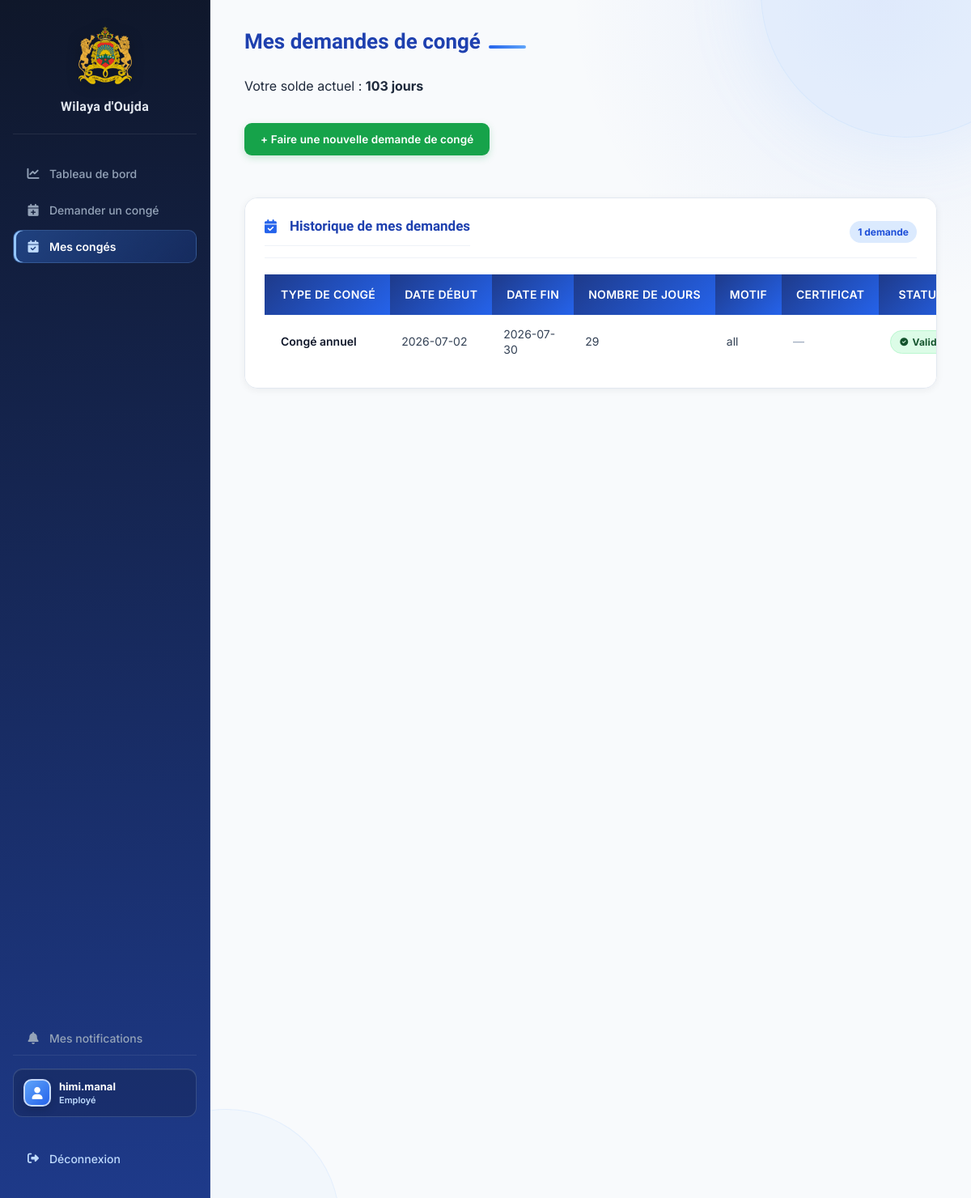
/employe/dashboard.php?page=mes_conges (signed in), run on the app's committed database.
### tables this page shows
CREATE TABLE `employes` (
  `id` int(11) NOT NULL,
  `nom` varchar(50) NOT NULL,
  `prenom` varchar(50) NOT NULL,
  `cin` varchar(20) DEFAULT NULL,
  `email` varchar(100) NOT NULL,
  `telephone` varchar(20) DEFAULT NULL,
  `date_embauche` date NOT NULL,
  `division_id` int(11) DEFAULT NULL,
  `utilisateur_id` int(11) DEFAULT NULL,
  `solde_annuel` int(11) DEFAULT 22,
  `reste_annee_precedente` int(11) DEFAULT 0,
  `solde_total` int(11) DEFAULT 22,
  `derniere_maj_solde` year(4) DEFAULT NULL
);

CREATE TABLE `conges` (
  `id` int(11) NOT NULL,
  `employe_id` int(11) NOT NULL,
  `type_conge` varchar(50) NOT NULL,
  `date_debut` date NOT NULL,
  `date_fin` date NOT NULL,
  `nombre_jours` int(11) NOT NULL,
  `motif` text NOT NULL,
  `certificat_medical` varchar(255) DEFAULT NULL,
  `statut` enum('En attente','Valide','Refuse','Annule') DEFAULT 'En attente',
  `date_demande` datetime DEFAULT current_timestamp(),
  `date_traitement` datetime DEFAULT NULL,
  `chef_division_id` int(11) DEFAULT NULL
);

### config/auth.php (called while the page is built, shortened)
<?php
function e($value): string
{
    return htmlspecialchars((string) $value, ENT_QUOTES, 'UTF-8');
}
?>

### employe/mes_conges.php (the view, shortened to what this page needs)
<?php
require_once "../config/auth.php";
require_once "../config/database.php";
$sql = "SELECT *
        FROM employes
        WHERE utilisateur_id = ?";
$stmt = $pdo->prepare($sql);
$stmt->execute([$_SESSION['id']]);
$employe = $stmt->fetch();
$sql = "SELECT *
        FROM conges
        WHERE employe_id = ?
        ORDER BY date_demande DESC";
$stmt = $pdo->prepare($sql);
$stmt->execute([$employe['id']]);
$conges = $stmt->fetchAll();
?>
<h1>Mes demandes de congé</h1>
<p>
    Votre solde actuel :
    <strong><?= $employe['solde_total']; ?> jours</strong>
</p>
<br>
<a href="dashboard.php?page=demander_conge" class="btn-ajouter">
    + Faire une nouvelle demande de congé
</a>
<br><br>
<div class="table-container personal-leaves-table">
<div class="table-heading">
    <h2><i class="fa-solid fa-calendar-check"></i> Historique de mes demandes</h2>
    <span class="result-count"><?= count($conges); ?> demande<?= count($conges) > 1 ? 's' : ''; ?></span>
</div>
<table>
    <tr>
        <th>Type de congé</th>
        <th>Date début</th>
        <th>Date fin</th>
        <th>Nombre de jours</th>
        <th>Motif</th>
        <th>Certificat</th>
        <th>Statut</th>
    </tr>
    <?php foreach ($conges as $conge) { ?>
        <tr>
            <td><?= e($conge['type_conge']); ?></td>
            <td><?= e($conge['date_debut']); ?></td>
            <td><?= e($conge['date_fin']); ?></td>
            <td><?= $conge['nombre_jours']; ?></td>
            <td><?= e($conge['motif']); ?></td>
            <td>
                <?php if (!empty($conge['certificat_medical'])) { ?>
                    <a class="document-link" target="_blank" rel="noopener"
                       href="../uploads/certificats/<?= rawurlencode(basename($conge['certificat_medical'])); ?>">
                        <i class="fa-solid fa-file-pdf"></i> PDF
                    </a>
                <?php } else { ?>
                    <span class="document-empty">—</span>
                <?php } ?>
            </td>
            <td>
<?php
if($conge['statut'] == "Valide")
{
    echo '<span class="badge badge-valide">
            <i class="fa-solid fa-circle-check"></i>
            Validé
          </span>';
}
elseif($conge['statut'] == "Refuse")
{
    echo '<span class="badge badge-refuse">
            <i class="fa-solid fa-circle-xmark"></i>
            Refusé
          </span>';
}
else
{
    echo '<span class="badge badge-attente">
            <i class="fa-solid fa-clock"></i>
            En attente
          </span>';
}
?>
</td>
        </tr>
    <?php } ?>
</table>
</div>

### assets/css/dashboard.css (style rules this page uses)
*, *::before, *::after { box-sizing: border-box; }
html { scroll-behavior: smooth; }
body { margin: 0; padding: 0; font-family: 'Inter', system-ui, sans-serif; background: #f1f5f9; color: #1e293b; -webkit-font-smoothing: antialiased; -moz-osx-font-smoothing: grayscale; }
.main-content h1 { color: #0f172a; margin: 0 0 6px; font-family: 'Sora', sans-serif; font-size: 26px; font-weight: 700; line-height: 1.2; }
h1 { color: #0f172a; font-family: 'Sora', sans-serif; }
h2 { color: #1e3a8a; font-family: 'Sora', sans-serif; font-size: 17px; font-weight: 600; margin-bottom: 18px; }
h1 i, h2 i { color: #2563eb; margin-right: 8px; }
.table-container { margin-top: 30px; background: white; padding: 24px; border-radius: 16px; box-shadow: 0 2px 12px rgba(15, 23, 42, 0.06); overflow-x: auto; }
.table-container h2 { margin-top: 0; margin-bottom: 18px; font-size: 17px; }
table { width: 100%; border-collapse: collapse; font-size: 14px; }
tbody tr { border-bottom: 1px solid #f1f5f9; transition: background 0.15s ease; }
tbody tr:last-child { border-bottom: none; }
tbody td { padding: 13px 14px; color: #334155; vertical-align: middle; }
.badge { display: inline-flex; align-items: center; gap: 5px; padding: 3px 10px; border-radius: 99px; font-size: 12px; font-weight: 600; line-height: 1.6; }
:root { --surface: #ffffff; --surface-muted: #f8fafc; --line: #e2e8f0; --ink: #0f172a; --muted: #64748b; --brand: #2563eb; --brand-dark: #1e3a8a; --shadow-sm: 0 2px 10px rgba(15, 23, 42, 0.06); --shadow-md: 0 12px 30px rgba(15, 23, 42, 0.09); }
.main-content>h1 { display: flex; align-items: center; gap: 10px; min-height: 32px; }
.card, .stat-box, .graph-container, .table-container, .search-form { border: 1px solid var(--line); box-shadow: var(--shadow-sm); }
.table-container h2 { display: flex; align-items: center; gap: 8px; padding-bottom: 14px; border-bottom: 1px solid #eef2f7; }
.table-container table { min-width: 520px; }
.main-content>* { position: relative; }

### assets/css/table.css (style rules this page uses)
table { width: 100%; border-collapse: collapse; border-spacing: 0; font-size: 14px; }
th { padding: 13px 16px; text-align: left; font-family: 'Inter', sans-serif; font-size: 11px; font-weight: 700; text-transform: uppercase; letter-spacing: 0.65px; color: #94a3b8; white-space: nowrap; border-bottom: 1px solid rgba(255, 255, 255, 0.05); }
th:first-child { padding-left: 20px; }
td { padding: 13px 16px; text-align: left; border-bottom: 1px solid #f1f5f9; color: #334155; font-size: 14px; vertical-align: middle; background: white; transition: background 0.15s ease; }
td:first-child { padding-left: 20px; }
tbody tr:nth-child(even) td { background: #f8fafc; }
tbody tr:last-child td { border-bottom: none; }
td:first-child { font-weight: 600; color: #0f172a; }
.badge { display: inline-flex; align-items: center; justify-content: center; gap: 5px; padding: 4px 11px; border-radius: 99px; font-size: 12px; font-weight: 700; white-space: nowrap; letter-spacing: 0.2px; }
.badge i { font-size: 10px; }
.badge-valide { background: #dcfce7; color: #14532d; border: 1px solid #bbf7d0; }
.btn-ajouter, .btn-rechercher, .btn-modifier, .btn-supprimer, .btn-valider, .btn-refuser { display: inline-flex; align-items: center; justify-content: center; gap: 7px; border: none; border-radius: 9px; color: white; text-decoration: none; font-family: 'Inter', sans-serif; font-size: 13.5px; font-weight: 600; cursor: pointer; transition: transform 0.18s ease, box-shadow 0.18s ease, filter 0.18s ease; letter-spacing: 0.1px; }
.btn-ajouter { padding: 10px 20px; background: #16a34a; box-shadow: 0 3px 10px rgba(22, 163, 74, 0.22); }
table th { background: linear-gradient(135deg, #1e3a8a, #2563eb); color: #ffffff; font-weight: 600; padding: 15px 18px; text-align: center; border: none; font-size: 14px; letter-spacing: 0.3px; }
td, th { line-height: 1.4; }
.btn-ajouter, .btn-rechercher, .btn-modifier, .btn-supprimer, .btn-valider, .btn-refuser { min-height: 40px; }
.document-link, .notification-status, .result-count { line-height: 1.3; }

### data on the page
employes: solde_total "103"
conges: type_conge "Congé annuel", date_debut "2026-07-02", date_fin "2026-07-30", nombre_jours "29", motif "all", statut "Valide" (drawn)

### other printed values
$_SESSION['username'] "himi.manal"
$roleLabel "Employé"
count($conges) "1"
